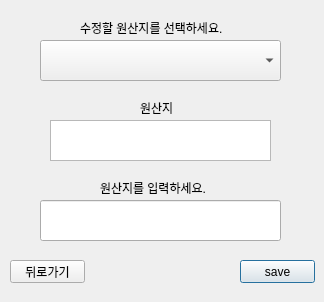
<?xml version="1.0" encoding="UTF-8"?>
<ui version="4.0">
 <class>Dialog</class>
 <widget class="QDialog" name="Dialog">
  <property name="geometry">
   <rect>
    <x>0</x>
    <y>0</y>
    <width>324</width>
    <height>302</height>
   </rect>
  </property>
  <property name="windowTitle">
   <string>Dialog</string>
  </property>
  <widget class="QPushButton" name="save">
   <property name="geometry">
    <rect>
     <x>240</x>
     <y>260</y>
     <width>75</width>
     <height>23</height>
    </rect>
   </property>
   <property name="text">
    <string>save</string>
   </property>
  </widget>
  <widget class="QLineEdit" name="fruit_name_adit">
   <property name="geometry">
    <rect>
     <x>40</x>
     <y>200</y>
     <width>241</width>
     <height>41</height>
    </rect>
   </property>
  </widget>
  <widget class="QComboBox" name="origin_name">
   <property name="geometry">
    <rect>
     <x>40</x>
     <y>40</y>
     <width>241</width>
     <height>41</height>
    </rect>
   </property>
  </widget>
  <widget class="QTextBrowser" name="textBrowser">
   <property name="geometry">
    <rect>
     <x>50</x>
     <y>120</y>
     <width>221</width>
     <height>41</height>
    </rect>
   </property>
  </widget>
  <widget class="QPushButton" name="search_del_2">
   <property name="geometry">
    <rect>
     <x>10</x>
     <y>260</y>
     <width>75</width>
     <height>23</height>
    </rect>
   </property>
   <property name="text">
    <string>뒤로가기</string>
   </property>
  </widget>
  <widget class="QLabel" name="label">
   <property name="geometry">
    <rect>
     <x>80</x>
     <y>20</y>
     <width>161</width>
     <height>16</height>
    </rect>
   </property>
   <property name="text">
    <string>수정할 원산지를 선택하세요.</string>
   </property>
  </widget>
  <widget class="QLabel" name="label_2">
   <property name="geometry">
    <rect>
     <x>140</x>
     <y>100</y>
     <width>41</width>
     <height>16</height>
    </rect>
   </property>
   <property name="text">
    <string>원산지</string>
   </property>
  </widget>
  <widget class="QLabel" name="label_3">
   <property name="geometry">
    <rect>
     <x>100</x>
     <y>180</y>
     <width>121</width>
     <height>16</height>
    </rect>
   </property>
   <property name="text">
    <string>원산지를 입력하세요.</string>
   </property>
  </widget>
 </widget>
 <resources/>
 <connections/>
</ui>
